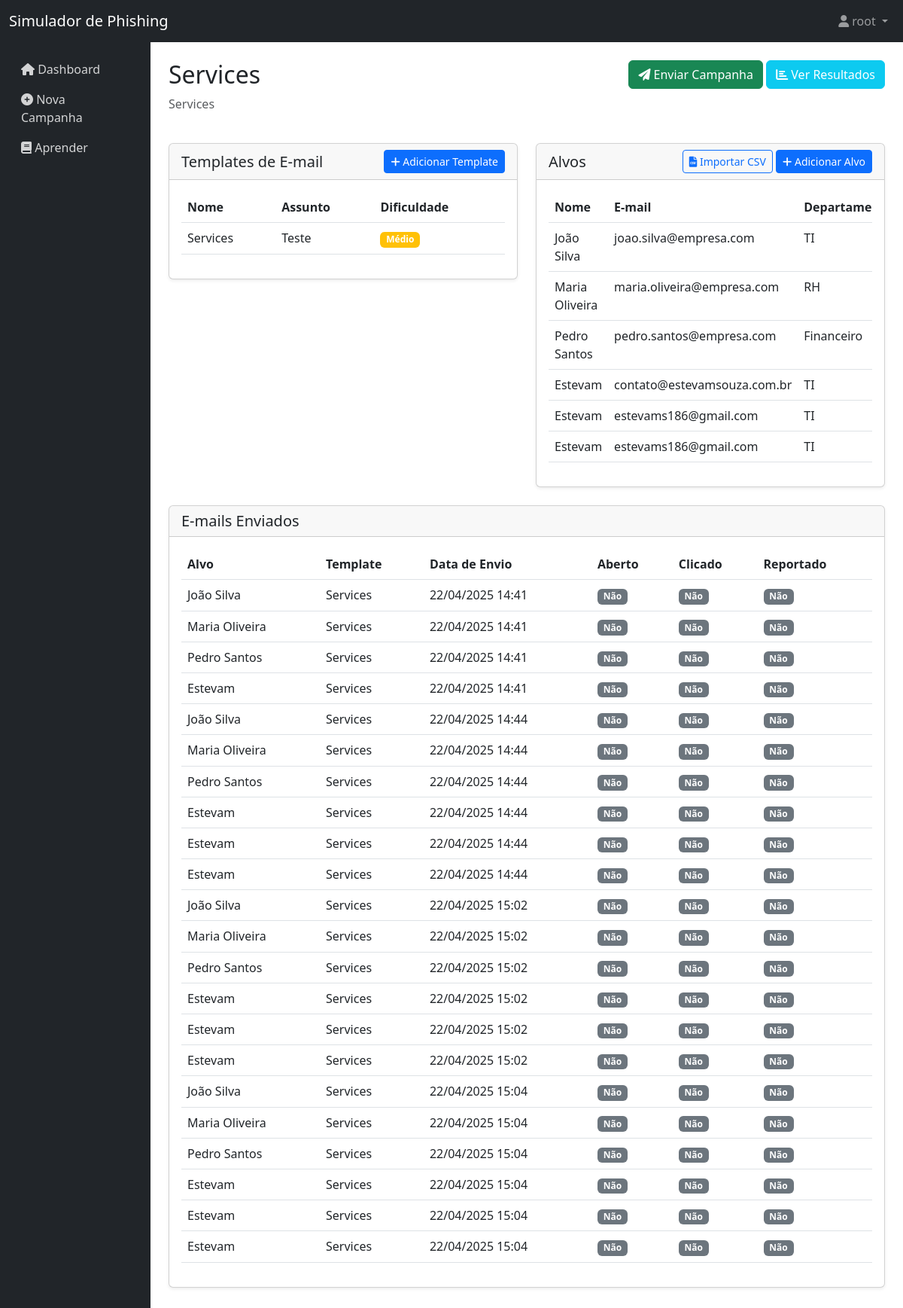
Screenshot of /campaigns/1 (signed in) with the database file from the repository.
### app.py (models this page shows, shortened)
class User(UserMixin, db.Model):
    id = db.Column(db.Integer, primary_key=True)
    username = db.Column(db.String(150), unique=True, nullable=False)
    email = db.Column(db.String(150), unique=True, nullable=False)
    password_hash = db.Column(db.String(150), nullable=False)
    is_admin = db.Column(db.Boolean, default=False)
    campaigns = db.relationship('Campaign', backref='creator', lazy=True)

class Campaign(db.Model):
    id = db.Column(db.Integer, primary_key=True)
    name = db.Column(db.String(100), nullable=False)
    description = db.Column(db.Text)
    created_at = db.Column(db.DateTime, default=datetime.utcnow)
    active = db.Column(db.Boolean, default=True)
    creator_id = db.Column(db.Integer, db.ForeignKey('user.id'), nullable=False)
    templates = db.relationship('EmailTemplate', backref='campaign', lazy=True, cascade="all, delete-orphan")
    targets = db.relationship('Target', backref='campaign', lazy=True, cascade="all, delete-orphan")
    emails = db.relationship('Email', backref='campaign', lazy=True, cascade="all, delete-orphan")

class EmailTemplate(db.Model):
    id = db.Column(db.Integer, primary_key=True)
    name = db.Column(db.String(100), nullable=False)
    subject = db.Column(db.String(255), nullable=False)
    body = db.Column(db.Text, nullable=False)
    phishing_indicators = db.Column(db.Text)
    difficulty = db.Column(db.String(20), default='medium')  # easy, medium, hard
    campaign_id = db.Column(db.Integer, db.ForeignKey('campaign.id'), nullable=False)
    emails = db.relationship('Email', backref='template', lazy=True)

class Target(db.Model):
    id = db.Column(db.Integer, primary_key=True)
    name = db.Column(db.String(100), nullable=False)
    email = db.Column(db.String(150), nullable=False)
    department = db.Column(db.String(100))
    campaign_id = db.Column(db.Integer, db.ForeignKey('campaign.id'), nullable=False)
    emails_received = db.relationship('Email', backref='target', lazy=True)

class Email(db.Model):
    id = db.Column(db.Integer, primary_key=True)
    uuid = db.Column(db.String(36), default=lambda: str(uuid.uuid4()), unique=True)
    sent_at = db.Column(db.DateTime, default=datetime.utcnow)
    opened = db.Column(db.Boolean, default=False)
    opened_at = db.Column(db.DateTime)
    clicked = db.Column(db.Boolean, default=False)
    clicked_at = db.Column(db.DateTime)
    reported = db.Column(db.Boolean, default=False)
    reported_at = db.Column(db.DateTime)
    template_id = db.Column(db.Integer, db.ForeignKey('email_template.id'), nullable=False)
    target_id = db.Column(db.Integer, db.ForeignKey('target.id'), nullable=False)
    campaign_id = db.Column(db.Integer, db.ForeignKey('campaign.id'), nullable=False)

### app.py (the view)
@app.route('/campaigns/<int:campaign_id>')
@login_required
@campaign_owner_required
def campaign_detail(campaign_id):
    campaign = Campaign.query.get_or_404(campaign_id)
    return render_template('campaign_detail.html', campaign=campaign)

### app.py (called while the page is built)
@login_manager.user_loader
def load_user(user_id):
    return User.query.get(int(user_id))

def campaign_owner_required(f):
    @wraps(f)
    @login_required
    def decorated_function(campaign_id, *args, **kwargs):
        campaign = Campaign.query.get_or_404(campaign_id)
        if campaign.creator_id != current_user.id and not current_user.is_admin:
            flash('Você não tem permissão para acessar esta campanha', 'danger')
            return redirect(url_for('dashboard'))
        return f(campaign_id, *args, **kwargs)
    return decorated_function

### templates/campaign_detail.html (shortened to what this page needs)
{% extends 'base.html' %}
{% block content %}
<div class="row mb-4">
    <div class="col">
        <h2>{{ campaign.name }}</h2>
        <p class="text-muted">{{ campaign.description }}</p>
    </div>
    <div class="col-auto">
        {% if campaign.templates|length > 0 and campaign.targets|length > 0 %}
        <a href="{{ url_for('send_campaign', campaign_id=campaign.id) }}" class="btn btn-success">
            <i class="fas fa-paper-plane"></i> Enviar Campanha
        </a>
        {% endif %}
        <a href="{{ url_for('campaign_results', campaign_id=campaign.id) }}" class="btn btn-info text-white">
            <i class="fas fa-chart-bar"></i> Ver Resultados
        </a>
    </div>
</div>
<div class="row">
    <div class="col-md-6 mb-4">
        <div class="card shadow-sm">
            <div class="card-header d-flex justify-content-between align-items-center">
                <h5 class="mb-0">Templates de E-mail</h5>
                <a href="{{ url_for('new_template', campaign_id=campaign.id) }}" class="btn btn-sm btn-primary">
                    <i class="fas fa-plus"></i> Adicionar Template
                </a>
            </div>
            <div class="card-body">
                {% if campaign.templates %}
                <div class="table-responsive">
                    <table class="table table-hover">
                        <thead>
                            <tr>
                                <th>Nome</th>
                                <th>Assunto</th>
                                <th>Dificuldade</th>
                            </tr>
                        </thead>
                        <tbody>
                            {% for template in campaign.templates %}
                            <tr>
                                <td>{{ template.name }}</td>
                                <td>{{ template.subject }}</td>
                                <td>
                                    {% if template.difficulty == 'easy' %}
                                    <span class="badge bg-success">Fácil</span>
                                    {% elif template.difficulty == 'medium' %}
                                    <span class="badge bg-warning">Médio</span>
                                    {% else %}
                                    <span class="badge bg-danger">Difícil</span>
                                    {% endif %}
                                </td>
                            </tr>
                            {% endfor %}
                        </tbody>
                    </table>
                </div>
                {% endif %}
            </div>
        </div>
    </div>
    <div class="col-md-6 mb-4">
        <div class="card shadow-sm">
            <div class="card-header d-flex justify-content-between align-items-center">
                <h5 class="mb-0">Alvos</h5>
                <div>
                    <a href="{{ url_for('bulk_targets', campaign_id=campaign.id) }}" class="btn btn-sm btn-outline-primary">
                        <i class="fas fa-file-csv"></i> Importar CSV
                    </a>
                    <a href="{{ url_for('new_target', campaign_id=campaign.id) }}" class="btn btn-sm btn-primary">
                        <i class="fas fa-plus"></i> Adicionar Alvo
                    </a>
                </div>
            </div>
            <div class="card-body">
                {% if campaign.targets %}
                <div class="table-responsive">
                    <table class="table table-hover">
                        <thead>
                            <tr>
                                <th>Nome</th>
                                <th>E-mail</th>
                                <th>Departamento</th>
                            </tr>
                        </thead>
                        <tbody>
                            {% for target in campaign.targets %}
                            <tr>
                                <td>{{ target.name }}</td>
                                <td>{{ target.email }}</td>
                                <td>{{ target.department }}</td>
                            </tr>
                            {% endfor %}
                        </tbody>
                    </table>
                </div>
                {% endif %}
            </div>
        </div>
    </div>
</div>
<div class="card shadow-sm mb-4">
    <div class="card-header">
        <h5 class="mb-0">E-mails Enviados</h5>
    </div>
    <div class="card-body">
        {% if campaign.emails %}
        <div class="table-responsive">
            <table class="table table-hover">
                <thead>
                    <tr>
                        <th>Alvo</th>
                        <th>Template</th>
                        <th>Data de Envio</th>
                        <th>Aberto</th>
                        <th>Clicado</th>
                        <th>Reportado</th>
                    </tr>
                </thead>
                <tbody>
                    {% for email in campaign.emails %}
                    <tr>
                        <td>{{ email.target.name }}</td>
                        <td>{{ email.template.name }}</td>
                        <td>{{ email.sent_at.strftime('%d/%m/%Y %H:%M') }}</td>
                        <td>
                            {% if email.opened %}
                            <span class="badge bg-success">Sim</span>
                            {% else %}
                            <span class="badge bg-secondary">Não</span>
                            {% endif %}
                        </td>
                        <td>
                            {% if email.clicked %}
                            <span class="badge bg-danger">Sim</span>
                            {% else %}
                            <span class="badge bg-secondary">Não</span>
                            {% endif %}
                        </td>
                        <td>
                            {% if email.reported %}
                            <span class="badge bg-info">Sim</span>
                            {% else %}
                            <span class="badge bg-secondary">Não</span>
                            {% endif %}
                        </td>
                    </tr>
                    {% endfor %}
                </tbody>
            </table>
        </div>
        {% endif %}
    </div>
</div>
{% endblock %}

### templates/base.html (shortened to what this page needs)
<!DOCTYPE html>
<html lang="pt-br">
<head>
    <link href="https://cdn.jsdelivr.net/npm/bootstrap@5.3.0-alpha1/dist/css/bootstrap.min.css" rel="stylesheet">
    <link rel="stylesheet" href="https://cdnjs.cloudflare.com/ajax/libs/font-awesome/6.0.0/css/all.min.css">
</head>
<body>
    <nav class="navbar navbar-expand-lg navbar-dark bg-dark">
        <div class="container-fluid">
            <a class="navbar-brand" href="{{ url_for('dashboard') }}">Simulador de Phishing</a>
            <div class="collapse navbar-collapse" id="navbarNav">
                <ul class="navbar-nav ms-auto">
                    {% if current_user.is_authenticated %}
                    <li class="nav-item dropdown">
                        <a class="nav-link dropdown-toggle" href="#" id="userDropdown" role="button" data-bs-toggle="dropdown">
                            <i class="fas fa-user"></i> {{ current_user.username }}
                        </a>
                    </li>
                    {% endif %}
                </ul>
            </div>
        </div>
    </nav>
    <div class="container-fluid">
        <div class="row">
            {% if current_user.is_authenticated %}
            <div class="col-md-2 d-none d-md-block sidebar pt-3">
                <div class="position-sticky">
                    <ul class="nav flex-column">
                        <li class="nav-item">
                            <a class="nav-link {% if request.endpoint == 'dashboard' %}active{% endif %}" href="{{ url_for('dashboard') }}">
                                <i class="fas fa-home"></i> Dashboard
                            </a>
                        </li>
                        <li class="nav-item">
                            <a class="nav-link {% if request.endpoint == 'new_campaign' %}active{% endif %}" href="{{ url_for('new_campaign') }}">
                                <i class="fas fa-plus-circle"></i> Nova Campanha
                            </a>
                        </li>
                        <li class="nav-item">
                            <a class="nav-link {% if request.endpoint == 'learn' %}active{% endif %}" href="{{ url_for('learn') }}">
                                <i class="fas fa-book"></i> Aprender
                            </a>
                        </li>
                    </ul>
                </div>
            </div>
            <main class="col-md-10 ms-sm-auto px-md-4 py-4">
            {% else %}
            <main class="col-12 px-md-4 py-4">
            {% endif %}
                {% block content %}{% endblock %}
            </main>
        </div>
    </div>
</body>
</html>

### templates/base.html (style rules this page uses)
.sidebar { min-height: calc(100vh - 56px); background-color: #212529; }
.sidebar .nav-link { color: rgba(255, 255, 255, 0.8); }

### rows the page displays
User: username "root"
Campaign: name "Services", description "Services"
EmailTemplate: name "Services", subject "Teste", difficulty "Médio"
Target: name "João Silva", email "joao.silva@empresa.com", department "TI"
Target: name "Maria Oliveira", email "maria.oliveira@empresa.com", department "RH"
Target: name "Pedro Santos", email "pedro.santos@empresa.com", department "Financeiro"
Target: name "Estevam", email "contato@estevamsouza.com.br", department "TI"
Target: name "Estevam", email "estevams186@gmail.com", department "TI"
Target: name "Estevam", email "estevams186@gmail.com", department "TI"
Email: target.name "João Silva", template.name "Services", sent_at "22/04/2025 14:41", opened "Não", clicked "Não", reported "Não"
Email: target.name "Maria Oliveira", template.name "Services", sent_at "22/04/2025 14:41", opened "Não", clicked "Não", reported "Não"
Email: target.name "Pedro Santos", template.name "Services", sent_at "22/04/2025 14:41", opened "Não", clicked "Não", reported "Não"
Email: target.name "Estevam", template.name "Services", sent_at "22/04/2025 14:41", opened "Não", clicked "Não", reported "Não"
Email: target.name "João Silva", template.name "Services", sent_at "22/04/2025 14:44", opened "Não", clicked "Não", reported "Não"
Email: target.name "Maria Oliveira", template.name "Services", sent_at "22/04/2025 14:44", opened "Não", clicked "Não", reported "Não"
Email: target.name "Pedro Santos", template.name "Services", sent_at "22/04/2025 14:44", opened "Não", clicked "Não", reported "Não"
Email: target.name "Estevam", template.name "Services", sent_at "22/04/2025 14:44", opened "Não", clicked "Não", reported "Não"
Email: target.name "Estevam", template.name "Services", sent_at "22/04/2025 14:44", opened "Não", clicked "Não", reported "Não"
Email: target.name "Estevam", template.name "Services", sent_at "22/04/2025 14:44", opened "Não", clicked "Não", reported "Não"
Email: target.name "João Silva", template.name "Services", sent_at "22/04/2025 15:02", opened "Não", clicked "Não", reported "Não"
Email: target.name "Maria Oliveira", template.name "Services", sent_at "22/04/2025 15:02", opened "Não", clicked "Não", reported "Não"
Email: target.name "Pedro Santos", template.name "Services", sent_at "22/04/2025 15:02", opened "Não", clicked "Não", reported "Não"
Email: target.name "Estevam", template.name "Services", sent_at "22/04/2025 15:02", opened "Não", clicked "Não", reported "Não"
Email: target.name "Estevam", template.name "Services", sent_at "22/04/2025 15:02", opened "Não", clicked "Não", reported "Não"
Email: target.name "Estevam", template.name "Services", sent_at "22/04/2025 15:02", opened "Não", clicked "Não", reported "Não"
Email: target.name "João Silva", template.name "Services", sent_at "22/04/2025 15:04", opened "Não", clicked "Não", reported "Não"
Email: target.name "Maria Oliveira", template.name "Services", sent_at "22/04/2025 15:04", opened "Não", clicked "Não", reported "Não"
Email: target.name "Pedro Santos", template.name "Services", sent_at "22/04/2025 15:04", opened "Não", clicked "Não", reported "Não"
Email: target.name "Estevam", template.name "Services", sent_at "22/04/2025 15:04", opened "Não", clicked "Não", reported "Não"
Email: target.name "Estevam", template.name "Services", sent_at "22/04/2025 15:04", opened "Não", clicked "Não", reported "Não"
Email: target.name "Estevam", template.name "Services", sent_at "22/04/2025 15:04", opened "Não", clicked "Não", reported "Não"
